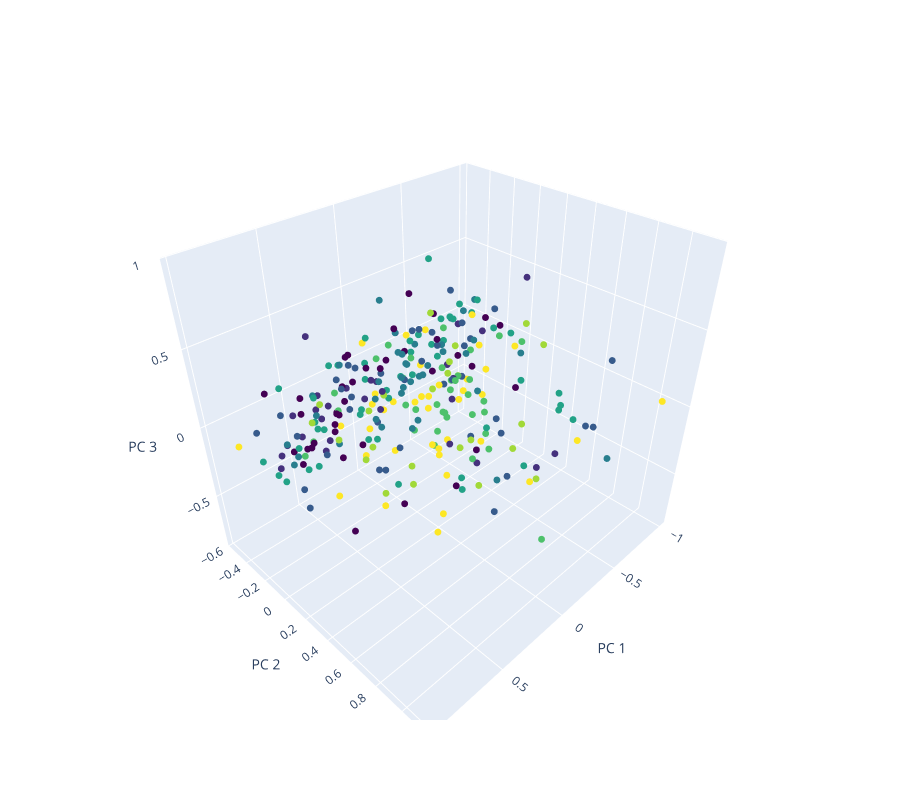

Notebook code cell kept with this figure:
### Code cell
# Show in interactive 3D using plotly
import plotly.graph_objs as go
fig = go.Figure(data=[go.Scatter3d(x=feature_table_pca[:, 0],
                                   y=feature_table_pca[:, 1],
                                   z=feature_table_pca[:, 2],
                                   mode='markers',
                                   marker=dict(size=4,
                                               color=feature_table_with_info['plane_ind'],
                                               colorscale='viridis',
                                               opacity=1))])

# Set plot layout
fig.update_layout(scene=dict(
    xaxis_title="PC 1",
    yaxis_title="PC 2",
    zaxis_title="PC 3"
))

fig.update_layout(
    height=800  # Set the height
)

fig.show()

### Figure 1 — Plotly figure (JSON) as saved in the notebook; plotly's stock layout.template omitted (floating-point values rounded to 4 significant figures; data arrays with more than 128 entries replaced by an {"elided": "..."} marker saying what was removed)
{"data": [{"marker": {"color": {"elided": "291 int values"}, "colorscale": [[0, "#440154"], [0.1111, "#482878"], [0.2222, "#3e4989"], [0.3333, "#31688e"], [0.4444, "#26828e"], [0.5556, "#1f9e89"], [0.6667, "#35b779"], [0.7778, "#6ece58"], [0.8889, "#b5de2b"], [1, "#fde725"]], "opacity": 1, "size": 4}, "mode": "markers", "type": "scatter3d", "x": {"elided": "291 float values"}, "y": {"elided": "291 float values"}, "z": {"elided": "291 float values"}}], "layout": {"height": 800, "scene": {"xaxis": {"title": {"text": "PC 1"}}, "yaxis": {"title": {"text": "PC 2"}}, "zaxis": {"title": {"text": "PC 3"}}}}}
